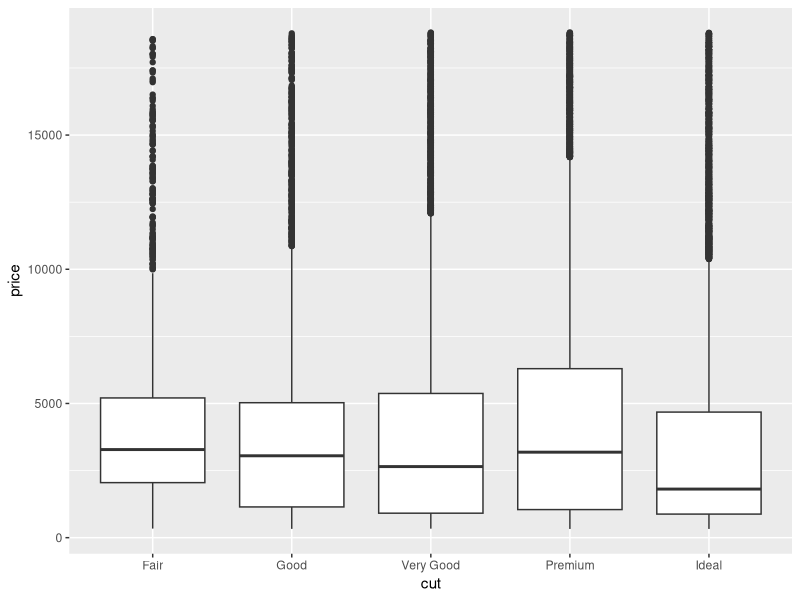
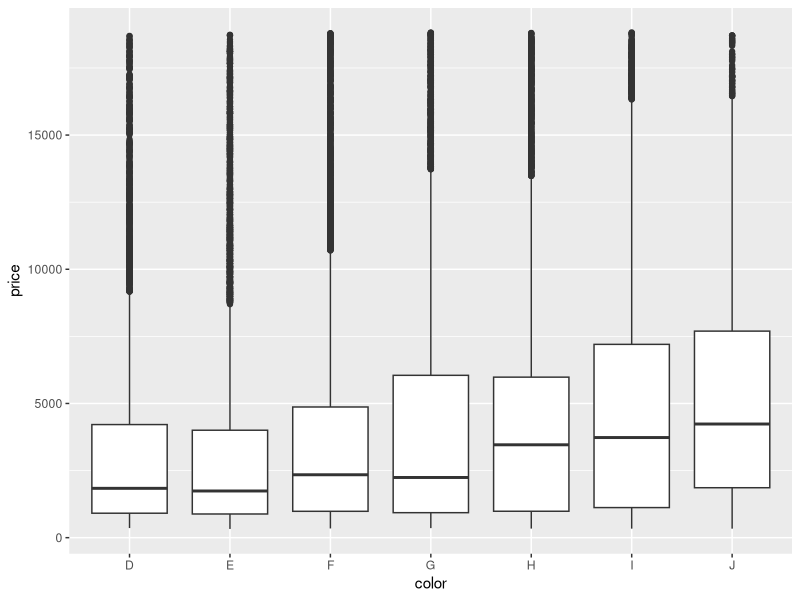
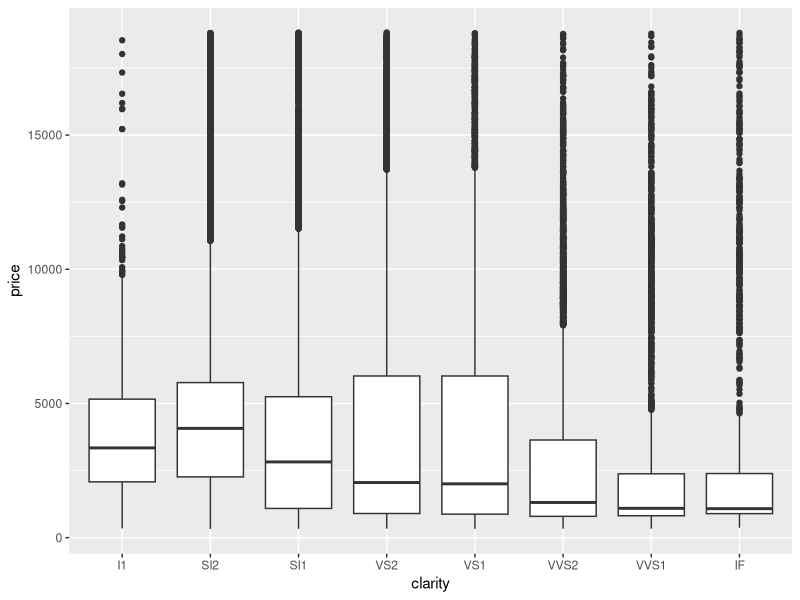
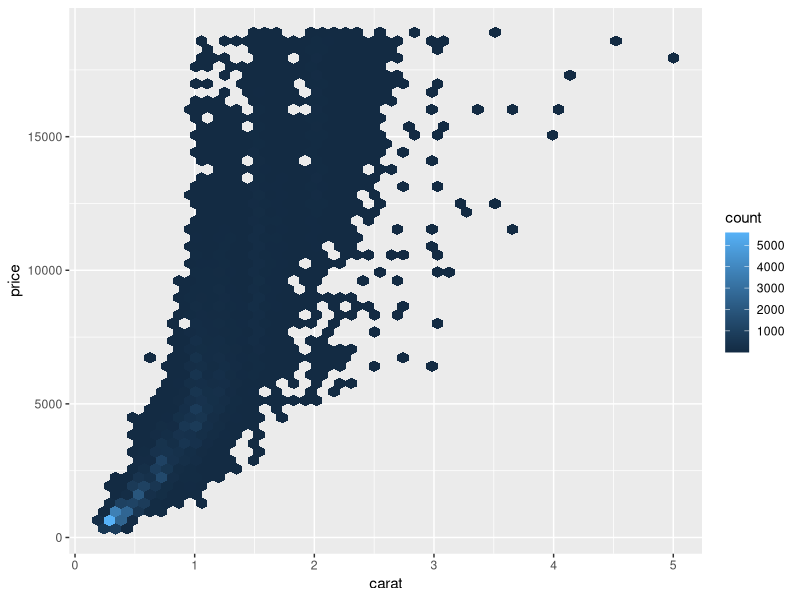
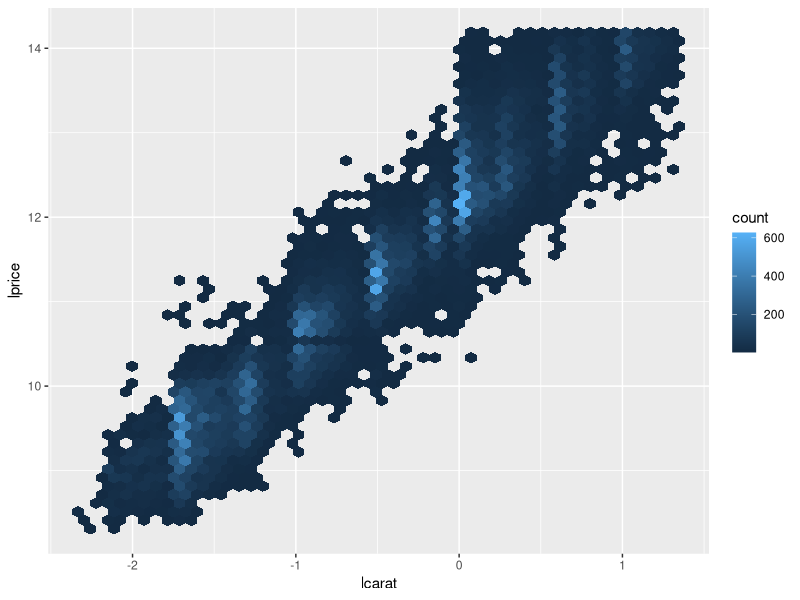
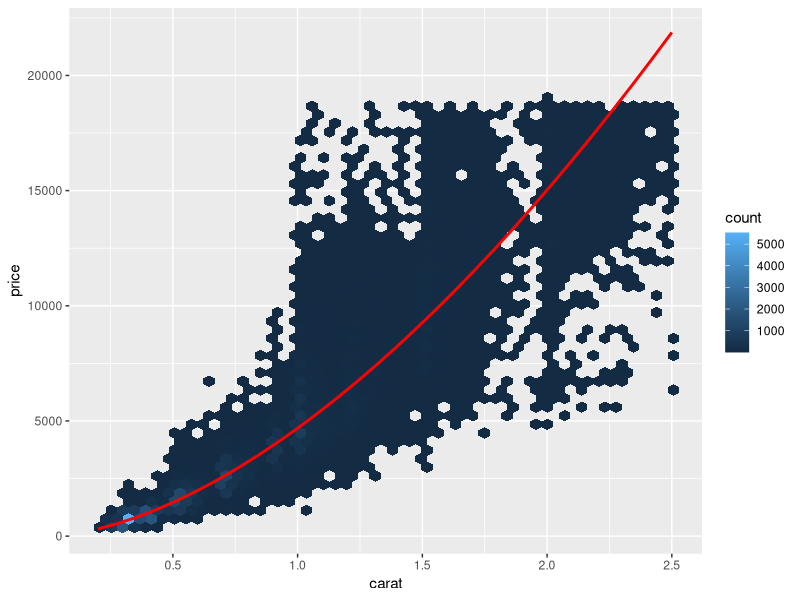
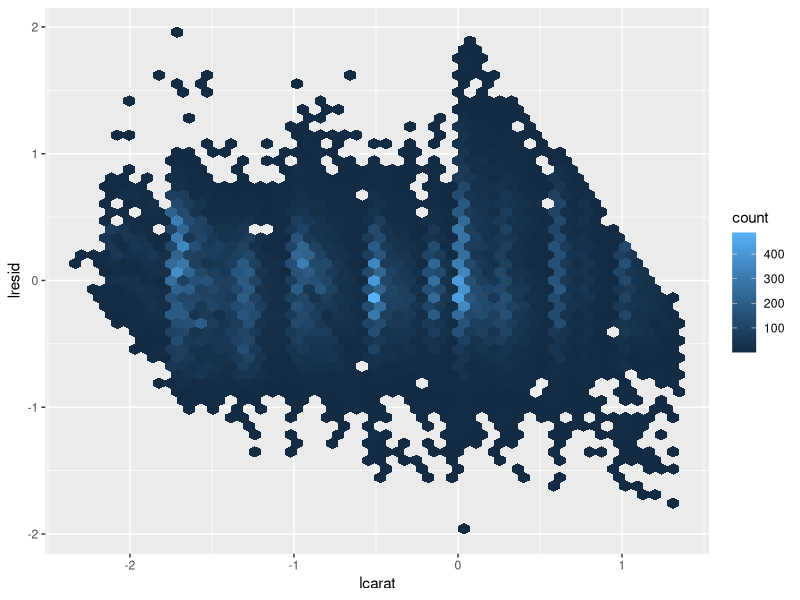
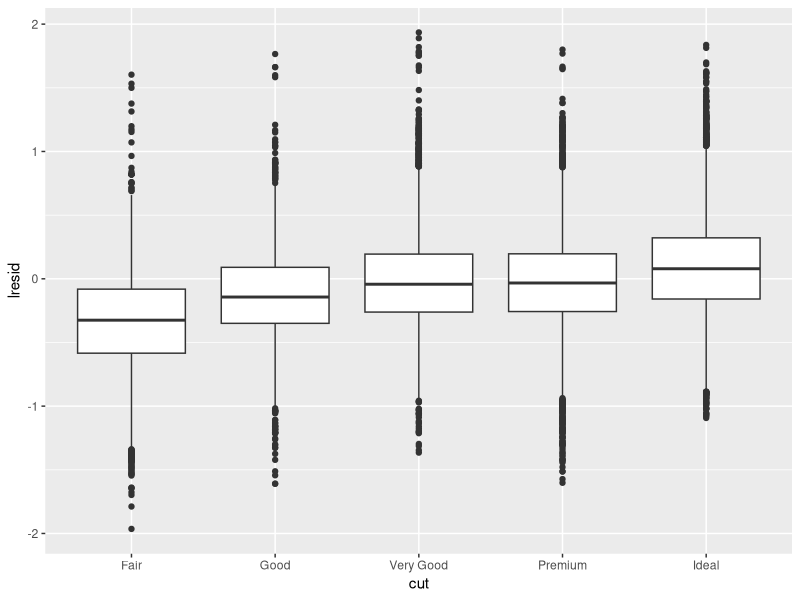

Source code (R) for these figures, in order:
library(tidyverse)
library(modelr)
options(na.action = na.warn)

# Por qué los diamantes de baja calidad son más caros ---------------------

diamonds %>% ggplot(aes(cut, price)) + geom_boxplot()
diamonds %>% ggplot(aes(color, price)) + geom_boxplot()
diamonds %>% ggplot(aes(clarity, price)) + geom_boxplot()

diamonds %>% ggplot(aes(carat, price)) + 
  geom_hex(bins = 50)

diamonds2 <- diamonds %>%
  filter(carat <= 2.5) %>%
  mutate(lprice = log2(price), lcarat = log2(carat))

diamonds2 %>% 
  ggplot(aes(lcarat, lprice)) + 
  geom_hex(bins = 50)


mod_diamonds <- lm(lprice ~ lcarat, data = diamonds2)

grid <- diamonds2 %>%
  data_grid(carat = seq_range(carat, 30)) %>%
  mutate(lcarat = log2(carat)) %>%
  add_predictions(mod_diamonds, "lprice") %>%
  mutate(price = 2 ^ lprice)
grid

diamonds2 %>%
  ggplot(aes(carat, price)) +
  geom_hex(bins = 50) + 
  geom_line(data = grid, color = "red", size = 1)


diamonds2 <- diamonds2 %>%
  add_residuals(mod_diamonds, "lresid")

diamonds2 %>%
  ggplot(aes(lcarat, lresid)) +
  geom_hex(bins = 50)



diamonds2 %>% ggplot(aes(cut, lresid)) + geom_boxplot()
diamonds2 %>% ggplot(aes(color, lresid)) + geom_boxplot()
diamonds2 %>% ggplot(aes(clarity, lresid)) + geom_boxplot()


mod_diamonds2 <- lm(lprice ~ lcarat + color + cut + clarity, 
                    data = diamonds2)

diamonds2 %>%
  data_grid(cut, .model = mod_diamonds2) %>%
  add_predictions(mod_diamonds2)%>%
  ggplot(aes(cut, pred)) +
  geom_point()

diamonds2 %>%
  data_grid(color, .model = mod_diamonds2) %>%
  add_predictions(mod_diamonds2)%>%
  ggplot(aes(color, pred)) +
  geom_point()

diamonds2 %>%
  data_grid(clarity, .model = mod_diamonds2) %>%
  add_predictions(mod_diamonds2)%>%
  ggplot(aes(clarity, pred)) +
  geom_point()



diamonds2 <- diamonds2 %>%
  add_residuals(mod_diamonds2, "lresid2")

ggplot(diamonds2, aes(lcarat, lresid2))+
  geom_hex(bins = 50)

diamonds2 %>%
  filter(abs(lresid2)>1) %>%
  add_predictions(mod_diamonds2) %>%
  mutate(pred = round(2^pred)) %>%
  select(price, pred, carat:table, x:z) %>%
  arrange(price)
